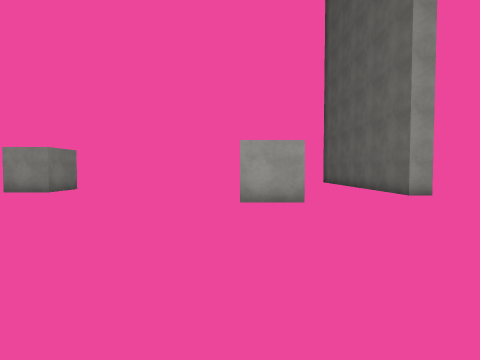
View 1 (above)

24 first-person views from a walk through a 3-D level made in the Unity game engine. The camera is 1.5 m above the floor, tilts 2° down and sees 85° across. The floor is counted in squares, 2 m on a side. Each view is taken from the middle of a square. On the plan, view 1 faces up. The plan holds only what a view shows up to about 9 squares ahead; the rest is blank. The place goes on beyond the plan. Surface patterns are stand-ins for the level's own textures.

View 2
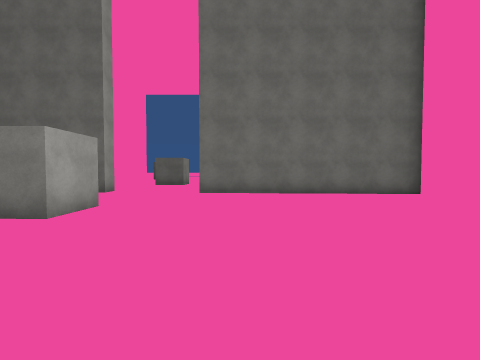

View 3
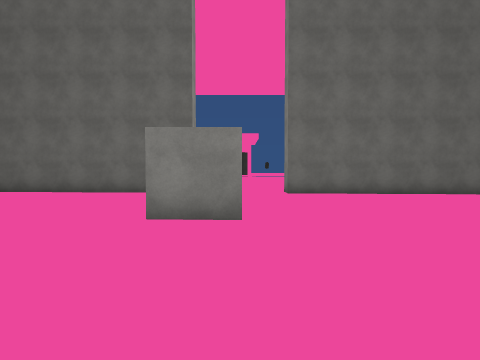

View 4
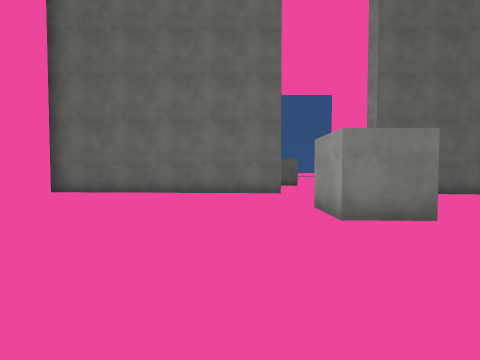

View 5
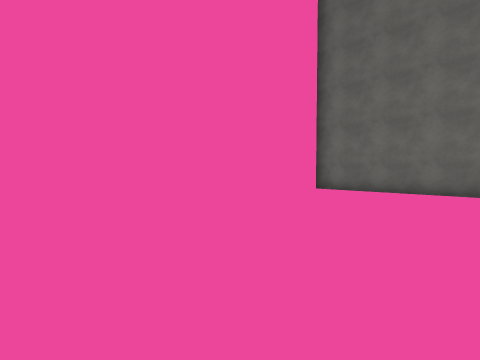

View 6
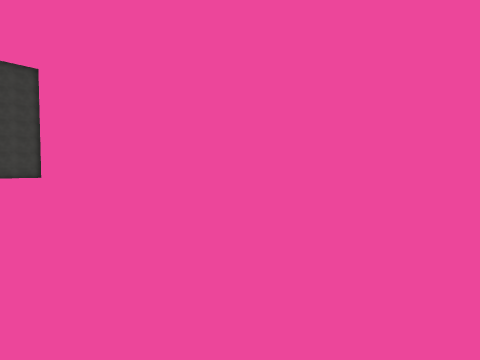

View 7
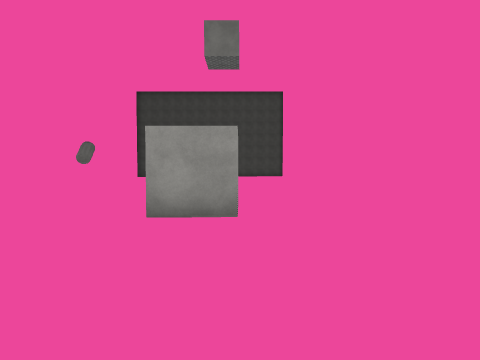

View 8
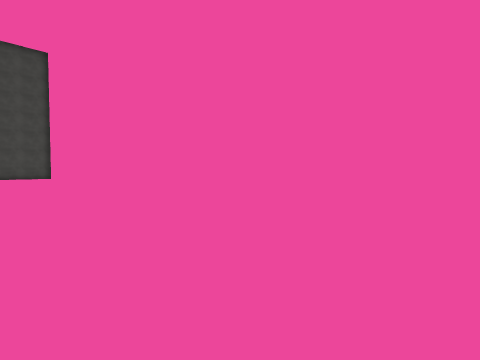

View 9
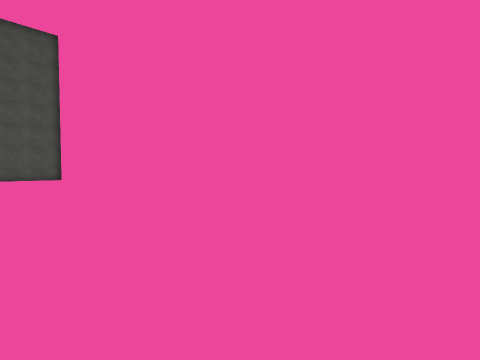

View 10
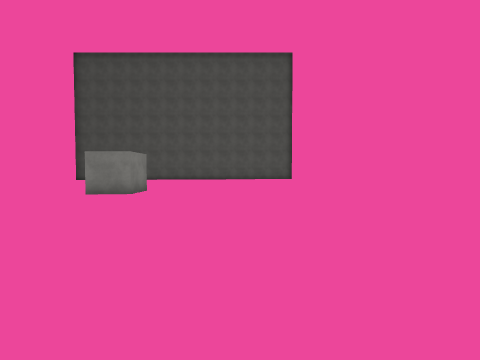

View 11
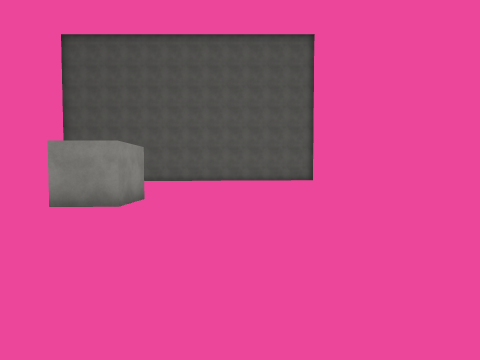

View 12
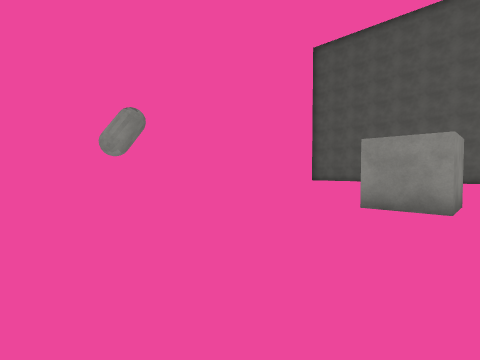

View 13
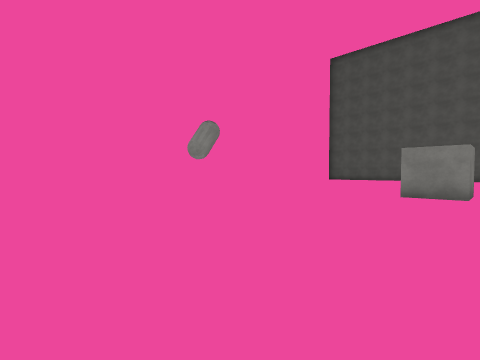

View 14
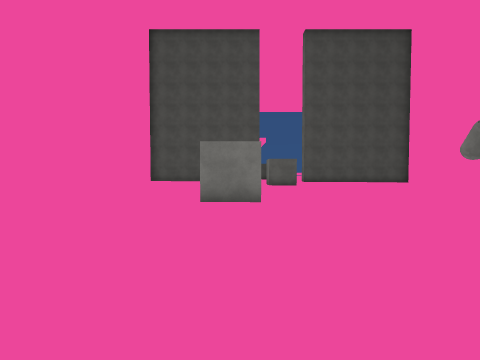

View 15
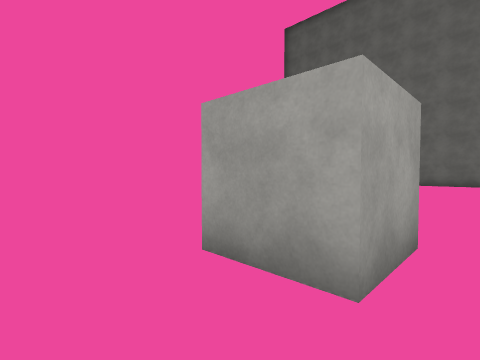

View 16
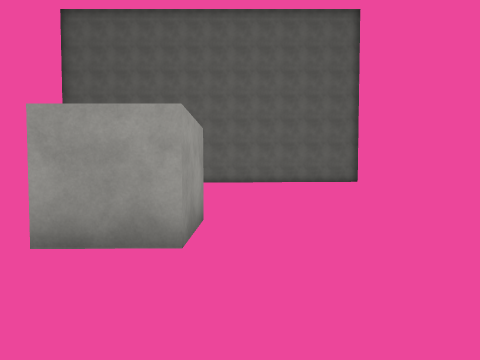

View 17
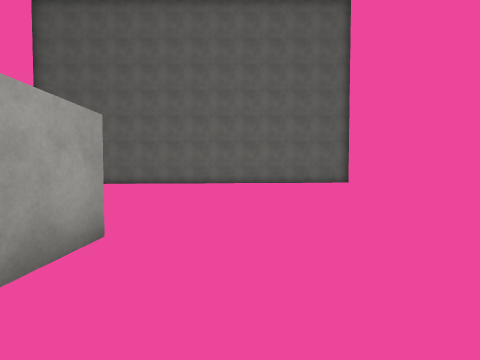

View 18
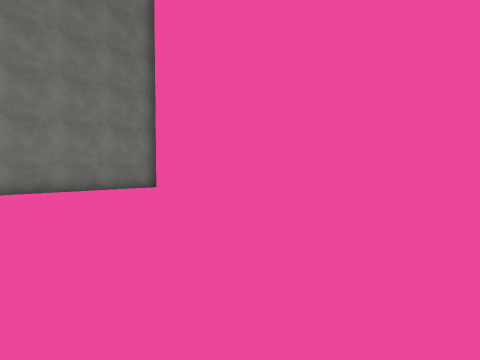

View 19
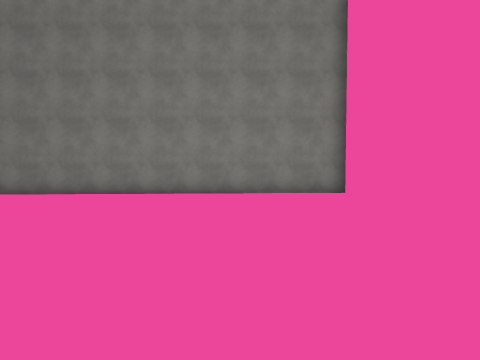

View 20
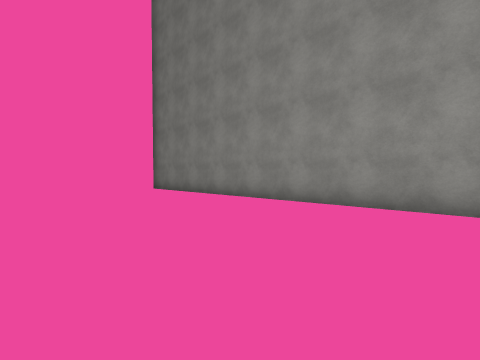

View 21
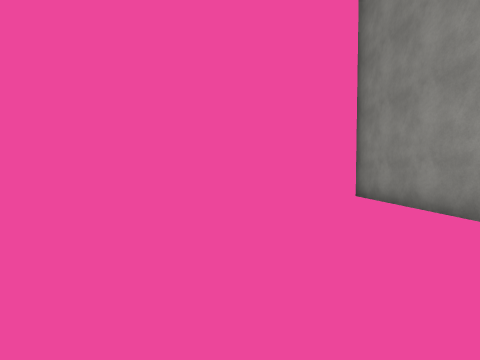

View 22
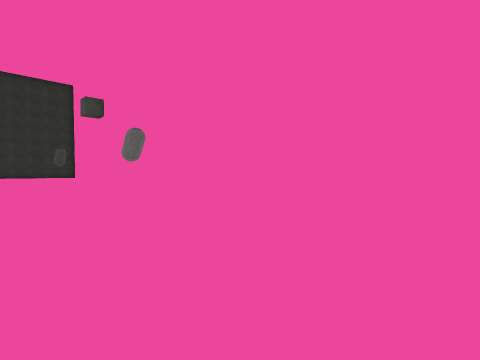

View 23
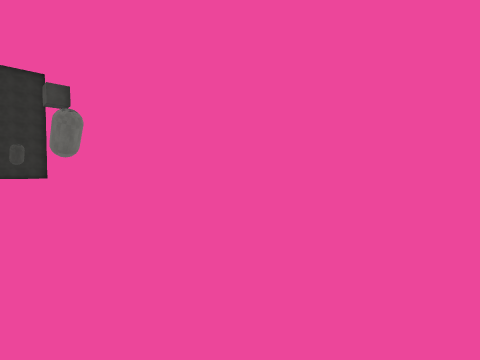

View 24
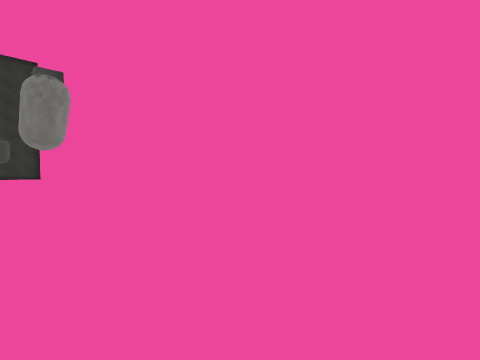

### Floor plan
Points are (right, up) in squares from view 1. A wall is a line through its corners. A room is listed if a view was taken in it or the views show most of it. See-through windows are left out.
Room 1 (views 1, 2, 3, 4, 5, 6, 7, 8, 9, 10, 11, 12, 13, 14, 15, 16, 17, 18, 19, 20, 21, 22, 23, 24)
walls: (-23, 7.4) (-21.5, 7.4) (-21.5, 5.9); (-14.6, -3.2) (-13.4, -3.2); (-6.2, 10) (-6.2, 8.5) (-7.7, 8.5) (-7.7, 10); (1.5, 6) (0, 6) (0, 7.4) (1.5, 7.4); (2.6, -3.2) (4.9, -3.2) (4.9, 4.4); (5.5, 7.6) (4.9, 7.6) (4.9, 15.5) (-35.6, 15.5) (-35.6, -3.2) (-16.4, -3.2)

Where each view was taken, in squares from view 1:
view 1: 0 up, 0 right, facing up
view 2: 3 up, 4 left, facing right
view 3: 6 up, 4 left, facing right
view 4: 9 up, 4 left, facing right
view 5: 10 up, 5 left, facing up-right
view 6: 11 up, 3 left, facing up-left
view 7: 10 up, 2 left, facing left
view 8: 11 up, 8 left, facing up-left
view 9: 11 up, 12 left, facing up-left
view 10: 11 up, 13 left, facing left
view 11: 10 up, 16 left, facing left
view 12: 8 up, 16 left, facing down-left
view 13: 8 up, 13 left, facing down-left
view 14: 9 up, 14 left, facing right
view 15: 8 up, 20 left, facing down-left
view 16: 8 up, 19 left, facing left
view 17: 9 up, 20 left, facing left
view 18: 10 up, 25 left, facing up-left
view 19: 12 up, 27 left, facing left
view 20: 8 up, 30 left, facing down-left
view 21: 5 up, 32 left, facing down
view 22: 5 up, 31 left, facing down-right
view 23: 2 up, 29 left, facing down-right
view 24: 1 up, 26 left, facing down-right
